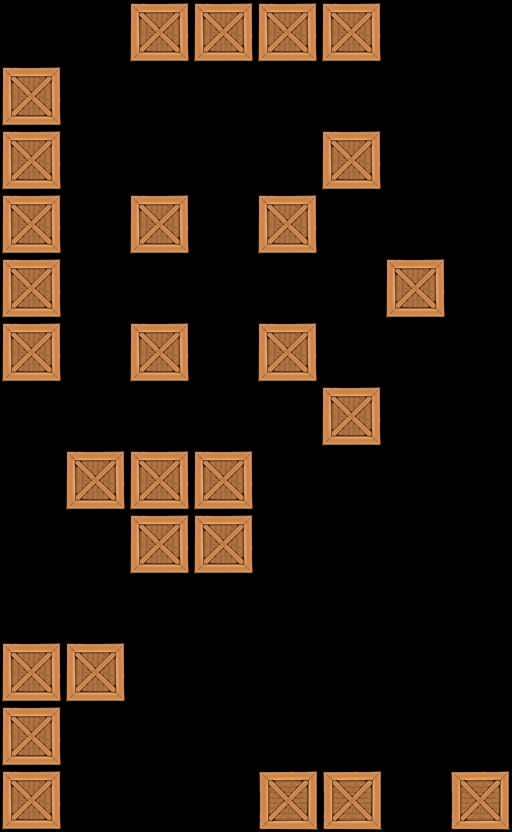

A level layout from a 2D game, rendered from its tile map. Below: a short description, then the map file with tile-grid data replaced by summaries:
An orthogonal 8x13 tile map with 64x64 px tiles, 1 tile layer (Tile Layer 1).

<map version="1.0" orientation="orthogonal" width="8" height="13" tilewidth="64" tileheight="64">
 <tileset firstgid="1" name="crate" tilewidth="64" tileheight="64">
  <image source="../../crate5.png" width="64" height="64" />
 </tileset>
 <layer name="Tile Layer 1" width="8" height="13">
  <data>[104 cells, 28 non-empty, 1 distinct tile ids]</data>
 </layer>
</map>
